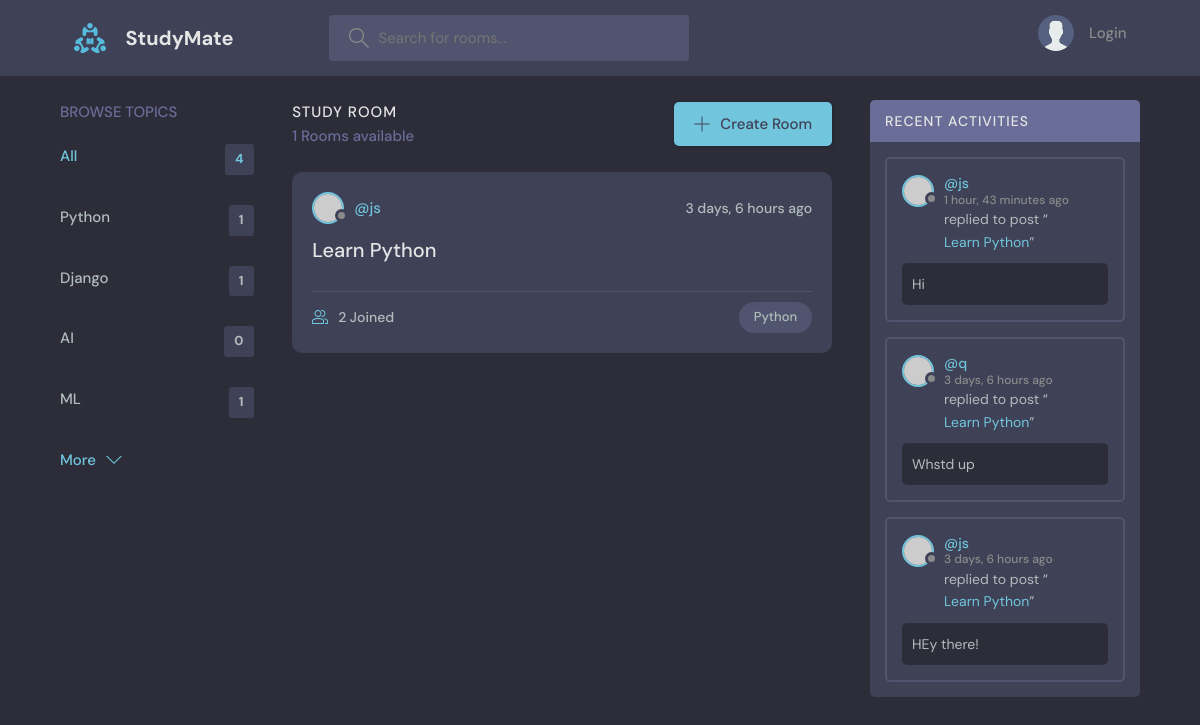
Page /?q=Python on the committed database.
### base/models.py (models this page shows, shortened)
class Topic(models.Model):
    name = models.CharField(max_length=200)

class Room(models.Model):
    host = models.ForeignKey(User,on_delete=models.SET_NULL,null=True)
    topic = models.ForeignKey(Topic,on_delete=models.SET_NULL,null=True)
    name = models.CharField(max_length=200)
    description = models.TextField(blank=True,null=True)
    participants = models.ManyToManyField(User, related_name='participants',blank=True)
    updated = models.DateTimeField(auto_now=True)
    created = models.DateTimeField(auto_now_add=True)
    class Meta:
        ordering = ['-updated','-created']
    def __str__(self):
        return self.name

class Message(models.Model):
    user = models.ForeignKey(User,on_delete=models.CASCADE)
    room = models.ForeignKey(Room,on_delete=models.CASCADE)
    body = models.TextField()
    updated = models.DateTimeField(auto_now=True)
    created = models.DateTimeField(auto_now_add=True)
    class Meta:
        ordering = ['-updated','-created']

### base/views.py (the view)
# urls.py: path('',views.home,name='home'),
def home(request):
    q = request.GET.get('q') if request.GET.get('q')!=None else ''
    topics = Topic.objects.all()
    rooms = Room.objects.filter(Q(topic__name__icontains=q) | Q(description__icontains=q) | Q(name__icontains=q))
    room_count = rooms.count()
    room_messages = Message.objects.all().filter(Q(room__topic__name__icontains = q))
    context = {
        "rooms":rooms,
        "topics":topics,
        "room_count":room_count,
        "room_messages":room_messages,
        }
    return render(request,'base/home.html',context)

### templates/base/home.html (shortened to what this page needs)
{% extends "main.html" %}
{% block content %}
<main class="layout layout--3">
  <div class="container">
    {% include "base/topics_component.html" %}
    <div class="roomList">
      <div class="roomList__header">
        <div>
          <h2>Study Room</h2>
          <p>{{room_count}} Rooms available</p>
        </div>
        <a class="btn btn--main" href="{% url 'create-room' %}">
          <svg version="1.1" xmlns="http://www.w3.org/2000/svg" width="32" height="32" viewBox="0 0 32 32">
            <title>add</title>
            <path
              d="M16.943 0.943h-1.885v14.115h-14.115v1.885h14.115v14.115h1.885v-14.115h14.115v-1.885h-14.115v-14.115z">
            </path>
          </svg>
          Create Room
        </a>
      </div>
      {% include "base/feed_component.html" %}
    </div>
    {% include "base/activity_component.html" %}
  </div>
</main>
{% endblock content %}

### templates/base/topics_component.html
<div class="topics">
    <div class="topics__header">
        <h2>Browse Topics</h2>
    </div>
    <ul class="topics__list">
        <li>
            <a href="{% url 'home' %}" class="active">All <span>{{topics.count}}</span></a>
        </li>
        {% for topic in topics %}
        <li>
            <a href="{% url 'home' %}?q={{topic.name}}">{{topic.name}} <span>{{topic.room_set.all.count}}</span></a>
        </li>
        {% endfor %}
    </ul>
    <a class="btn btn--link" href="topics.html">
        More
        <svg version="1.1" xmlns="http://www.w3.org/2000/svg" width="32" height="32" viewBox="0 0 32 32">
            <title>chevron-down</title>
            <path d="M16 21l-13-13h-3l16 16 16-16h-3l-13 13z"></path>
        </svg>
    </a>
</div>

### templates/base/feed_component.html (shortened to what this page needs)
{% for room in rooms %}
<div class="roomListRoom">
    <div class="roomListRoom__header">
      <a href="{% url 'profile' room.host.id %}" class="roomListRoom__author">
        <div class="avatar avatar--small">
          <img src="https://randomuser.me/api/portraits/women/11.jpg" />
        </div>
        <span>@{{room.host.username}}</span>
      </a>
      <div class="roomListRoom__actions">
        <span>{{room.created|timesince}} ago</span>
      </div>
    </div>
    <div class="roomListRoom__content">
      <a href="{% url 'room' room.id %}">{{room.name}}</a>
    </div>
    <div class="roomListRoom__meta">
      <a href="{% url 'room' room.id %}" class="roomListRoom__joined">
        {{room.participants.all.count}} Joined
      </a>
      <p class="roomListRoom__topic">{{room.topic.name}} </p>
    </div>
  </div>
{% endfor %}

### templates/base/activity_component.html (shortened to what this page needs)
<div class="activities">
    <div class="activities__header">
        <h2>Recent Activities</h2>
    </div>
    {% for message in room_messages %}
    <div class="activities__box">
        <div class="activities__boxHeader roomListRoom__header">
            <a href="{% url 'profile' message.user.id %}" class="roomListRoom__author">
                <div class="avatar avatar--small">
                    <img src="https://randomuser.me/api/portraits/women/11.jpg" />
                </div>
                <p>
                    @{{message.user}}
                    <span>{{message.created|timesince}} ago</span>
                </p>
            </a>
        </div>
        <div class="activities__boxContent">
            <p>replied to post “<a href="{% url 'room' message.room.id %}">{{message.room}}</a>”</p>
            <div class="activities__boxRoomContent">
                {{message.body}}
            </div>
        </div>
    </div>
    {% endfor %}
</div>

### rows in the picture
Topic: name "Python", room_set.all.count "1"
Topic: name "Django", room_set.all.count "1"
Topic: name "AI", room_set.all.count "0"
Topic: name "ML", room_set.all.count "1"
Room: host.username "js", created "3 days, 6 hours", name "Learn Python", participants.all.count "2", topic.name "Python"
Message: user "js", created "1 hour, 43 minutes", room "Learn Python", body "Hi"
Message: user "q", created "3 days, 6 hours", room "Learn Python", body "Whstd up"
Message: user "js", created "3 days, 6 hours", room "Learn Python", body "HEy there!"

### other values in the picture
{{ topics.count }} "4"
{{ room_count }} "1"
